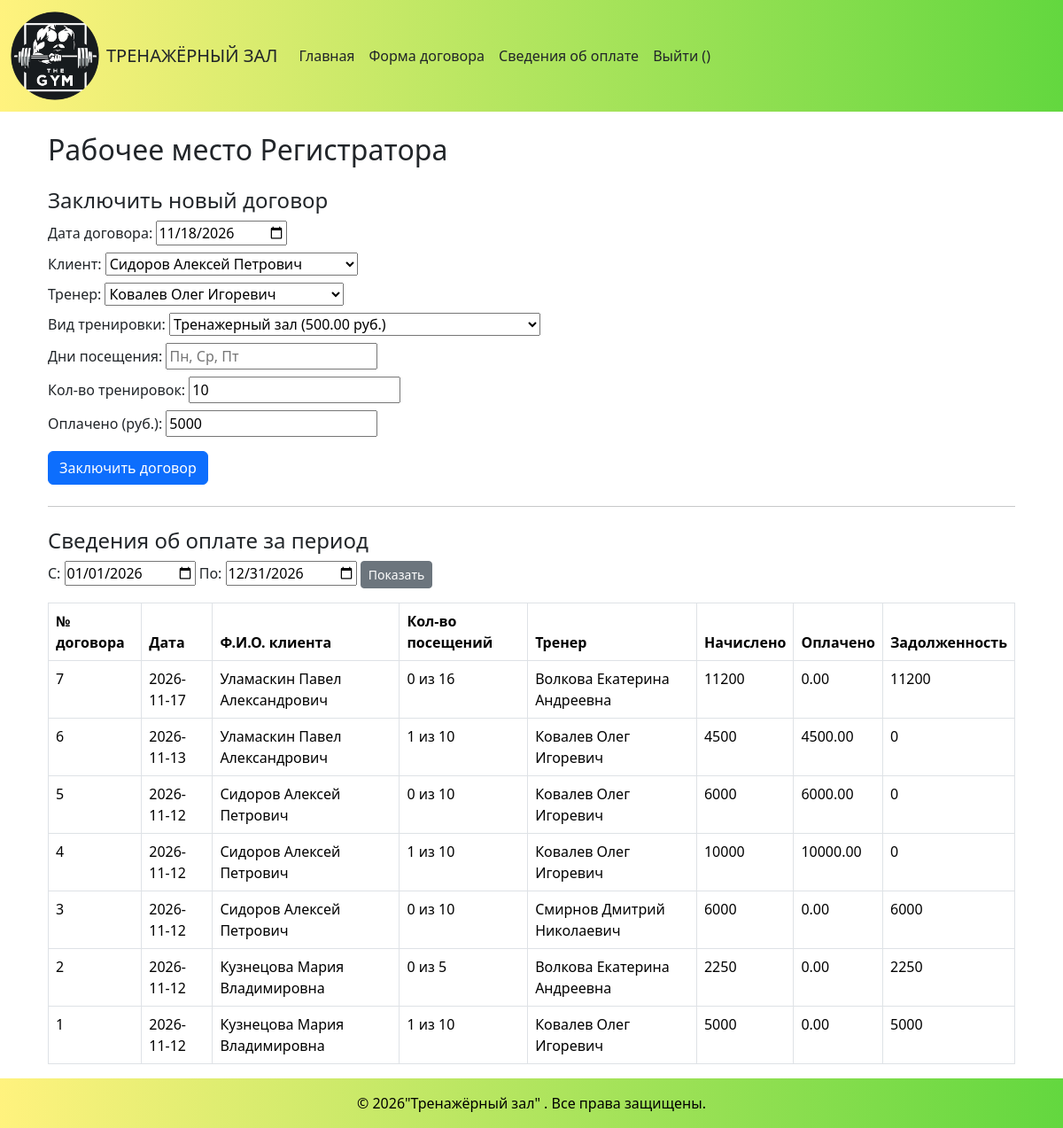
Page /registrator.php on the committed database.
### tables this page shows
CREATE TABLE `contracts` (
  `id` int(11) NOT NULL,
  `contract_date` date NOT NULL,
  `client_id` int(11) NOT NULL,
  `trainer_id` int(11) NOT NULL,
  `workout_type_id` int(11) NOT NULL,
  `visit_days` varchar(100) NOT NULL,
  `total_workouts` int(11) NOT NULL,
  `paid_amount` decimal(10,2) NOT NULL DEFAULT '0.00'
);

CREATE TABLE `user` (
  `id` int(11) NOT NULL,
  `fio` varchar(150) NOT NULL,
  `login` varchar(50) NOT NULL,
  `password` varchar(100) NOT NULL,
  `role` enum('директор','регистратор','бухгалтер','тренер','клиент') NOT NULL,
  `email` varchar(100) DEFAULT NULL,
  `phone` varchar(20) DEFAULT NULL
);

CREATE TABLE `workout_types` (
  `id` int(11) NOT NULL,
  `title` varchar(100) NOT NULL,
  `price` decimal(10,2) NOT NULL,
  `img` varchar(255) DEFAULT NULL,
  `price_factor` decimal(4,2) NOT NULL DEFAULT '0.30'
);

### registrator.php (the view, shortened to what this page needs)
<?php
include 'temp/bd.php';
include 'temp/head.php';
include 'temp/nav_registrator.php';
$date_from = isset($_GET['from']) ? $_GET['from'] : '2026-01-01';
$date_to = isset($_GET['to']) ? $_GET['to'] : '2026-12-31';
?>
<div class="container mt-4">
    <h2>Рабочее место Регистратора</h2>
    <h4 class="mt-4">Заключить новый договор</h4>
    <form method="POST">
        <div class="mb-2">
            Дата договора: <input type="date" name="contract_date" value="<?php echo date('Y-m-d'); ?>" required>
        </div>
        <div class="mb-2">
            Клиент:
            <select name="client_id" required>
                <?php
                $cl = mysqli_query($mysqli, "SELECT id, fio FROM user WHERE role = 'клиент'");
                while ($r = mysqli_fetch_assoc($cl)) {
                    echo "<option value='{$r['id']}'>{$r['fio']}</option>";
                }
                ?>
            </select>
        </div>
        <div class="mb-2">
            Тренер:
            <select name="trainer_id" required>
                <?php
                $tr = mysqli_query($mysqli, "SELECT id, fio FROM user WHERE role = 'тренер'");
                while ($r = mysqli_fetch_assoc($tr)) {
                    echo "<option value='{$r['id']}'>{$r['fio']}</option>";
                }
                ?>
            </select>
        </div>
        <div class="mb-2">
            Вид тренировки:
            <select name="workout_type_id" required>
                <?php
                $wt = mysqli_query($mysqli, "SELECT id, title, price FROM workout_types");
                while ($r = mysqli_fetch_assoc($wt)) {
                    echo "<option value='{$r['id']}'>{$r['title']} ({$r['price']} руб.)</option>";
                }
                ?>
            </select>
        </div>
        <div class="mb-2">
            Дни посещения: <input type="text" name="visit_days" placeholder="Пн, Ср, Пт" required>
        </div>
        <div class="mb-2">
            Кол-во тренировок: <input type="number" name="total_workouts" value="10" required>
        </div>
        <div class="mb-2">
            Оплачено (руб.): <input type="number" step="0.01" name="paid_amount" value="5000" required>
        </div>
        <button type="submit" name="add_contract" class="btn btn-primary mt-2">Заключить договор</button>
    </form>
    <hr class="my-4">
    <h4>Сведения об оплате за период</h4>
    <form method="GET" class="mb-3">
        С: <input type="date" name="from" value="<?php echo $date_from; ?>">
        По: <input type="date" name="to" value="<?php echo $date_to; ?>">
        <button type="submit" class="btn btn-secondary btn-sm">Показать</button>
    </form>
    <table class="table table-bordered">
        <thead>
            <tr>
                <th>№ договора</th>
                <th>Дата</th>
                <th>Ф.И.О. клиента</th>
                <th>Кол-во посещений</th>
                <th>Тренер</th>
                <th>Начислено</th>
                <th>Оплачено</th>
                <th>Задолженность</th>
            </tr>
        </thead>
        <tbody>
            <?php
            $query = "SELECT c.id, c.contract_date, cl.fio AS client_fio, tr.fio AS trainer_fio,
                             c.total_workouts, c.paid_amount, wt.price,
                             (SELECT COUNT(*) FROM visits v WHERE v.contract_id = c.id AND v.attended = 1) AS fact_visits
                      FROM contracts c
                      JOIN user cl ON c.client_id = cl.id
                      JOIN user tr ON c.trainer_id = tr.id
                      JOIN workout_types wt ON c.workout_type_id = wt.id
                      WHERE c.contract_date BETWEEN '$date_from' AND '$date_to'
                      ORDER BY c.id DESC";
            $res = mysqli_query($mysqli, $query);
            while ($row = mysqli_fetch_assoc($res)) {
                $accrued = $row['total_workouts'] * $row['price'];
                $debt = $accrued - $row['paid_amount'];
                echo "<tr>
                    <td>{$row['id']}</td>
                    <td>{$row['contract_date']}</td>
                    <td>{$row['client_fio']}</td>
                    <td>{$row['fact_visits']} из {$row['total_workouts']}</td>
                    <td>{$row['trainer_fio']}</td>
                    <td>{$accrued}</td>
                    <td>{$row['paid_amount']}</td>
                    <td>{$debt}</td>
                </tr>";
            }
            ?>
        </tbody>
    </table>
</div>
<?php include 'temp/footer.php'; ?>

### css/style.css (style rules this page uses)
* { margin: 0; box-sizing: border-box; }

### rows in the picture
contracts: id "7", contract_date "2026-11-17", client.fio "Уламаскин Павел Александрович", fact_visits "0", total_workouts "16", trainer.fio "Волкова Екатерина Андреевна", total_workouts.price "11200", paid_amount "0.00", debt "11200"
contracts: id "6", contract_date "2026-11-13", client.fio "Уламаскин Павел Александрович", fact_visits "1", total_workouts "10", trainer.fio "Ковалев Олег Игоревич", total_workouts.price "4500", paid_amount "4500.00", debt "0"
contracts: id "5", contract_date "2026-11-12", client.fio "Сидоров Алексей Петрович", fact_visits "0", total_workouts "10", trainer.fio "Ковалев Олег Игоревич", total_workouts.price "6000", paid_amount "6000.00", debt "0"
contracts: id "4", contract_date "2026-11-12", client.fio "Сидоров Алексей Петрович", fact_visits "1", total_workouts "10", trainer.fio "Ковалев Олег Игоревич", total_workouts.price "10000", paid_amount "10000.00", debt "0"
contracts: id "3", contract_date "2026-11-12", client.fio "Сидоров Алексей Петрович", fact_visits "0", total_workouts "10", trainer.fio "Смирнов Дмитрий Николаевич", total_workouts.price "6000", paid_amount "0.00", debt "6000"
contracts: id "2", contract_date "2026-11-12", client.fio "Кузнецова Мария Владимировна", fact_visits "0", total_workouts "5", trainer.fio "Волкова Екатерина Андреевна", total_workouts.price "2250", paid_amount "0.00", debt "2250"
contracts: id "1", contract_date "2026-11-12", client.fio "Кузнецова Мария Владимировна", fact_visits "1", total_workouts "10", trainer.fio "Ковалев Олег Игоревич", total_workouts.price "5000", paid_amount "0.00", debt "5000"

### other values in the picture
form field client_id "Сидоров Алексей Петрович"
form field trainer_id "Ковалев Олег Игоревич"
form field workout_type_id "Тренажерный зал (500.00 руб.)"
